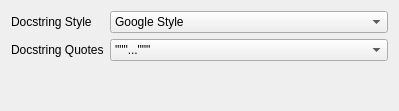
<?xml version="1.0" encoding="UTF-8"?>
<ui version="4.0">
 <class>WidgetPropEditorDocstringGenerator</class>
 <widget class="QWidget" name="WidgetPropEditorDocstringGenerator">
  <property name="geometry">
   <rect>
    <x>0</x>
    <y>0</y>
    <width>399</width>
    <height>111</height>
   </rect>
  </property>
  <property name="windowTitle">
   <string>Form</string>
  </property>
  <layout class="QFormLayout" name="formLayout">
   <item row="0" column="0">
    <widget class="QLabel" name="label">
     <property name="text">
      <string>Docstring Style</string>
     </property>
    </widget>
   </item>
   <item row="0" column="1">
    <widget class="QComboBox" name="comboDocstringStyle">
     <item>
      <property name="text">
       <string>Google Style</string>
      </property>
     </item>
     <item>
      <property name="text">
       <string>Numpy Style</string>
      </property>
     </item>
    </widget>
   </item>
   <item row="1" column="0">
    <widget class="QLabel" name="label_2">
     <property name="text">
      <string>Docstring Quotes</string>
     </property>
    </widget>
   </item>
   <item row="1" column="1">
    <widget class="QComboBox" name="comboDocstringQuote">
     <item>
      <property name="text">
       <string>&quot;&quot;&quot;...&quot;&quot;&quot;</string>
      </property>
     </item>
     <item>
      <property name="text">
       <string>'''...'''</string>
      </property>
     </item>
    </widget>
   </item>
  </layout>
 </widget>
 <resources/>
 <connections/>
</ui>
